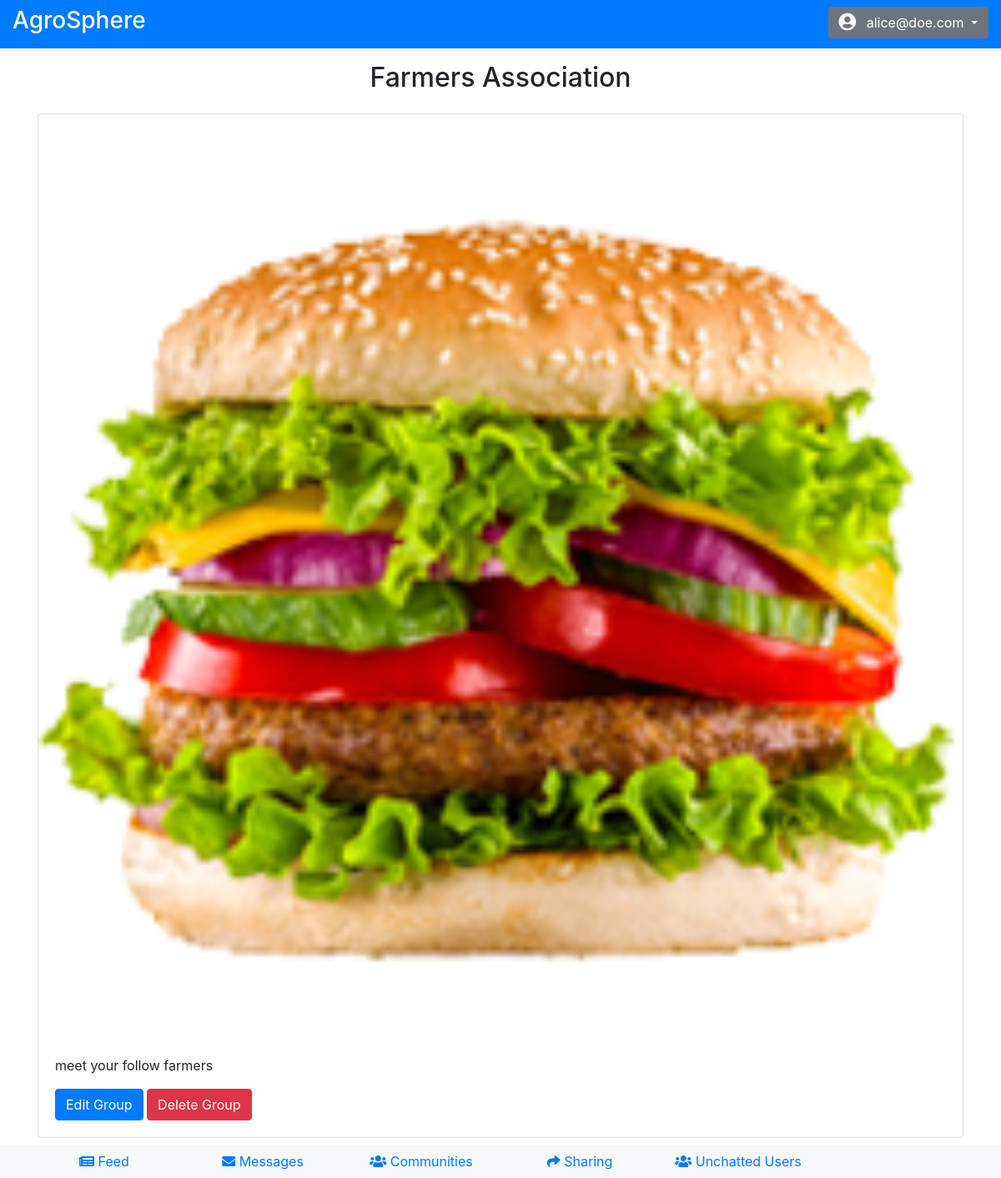
Page /chat/view_group/1/ (signed in) on the committed database.
### chat/models.py (models this page shows, shortened)
class Group(models.Model):
    name = models.CharField(max_length=255, unique=True)
    description = models.TextField()
    members = models.ManyToManyField(User)
    image = models.ImageField(upload_to='group_images/', null=True, blank=True)
    created_by = models.ForeignKey(User, on_delete=models.CASCADE, related_name='created_groups')
    created_at = models.DateTimeField(auto_now_add=True)
    admin = models.ManyToManyField(User, related_name='admin_groups', blank=True)

### chat/views.py (the view)
# urls.py: path('view_group/<int:group_id>/', views.view_group, name='view_group'),
@login_required
def view_group(request, group_id):
    group = get_object_or_404(Group, id=group_id)
    return render(request, 'chat/view_group.html', {'group': group})

### templates/chat/view_group.html (shortened to what this page needs)
{% extends 'base.html' %}
{% load static %}
{% block content %}
  <div class="container">
    <h2 class="text-center mb-4">{{ group.name }}</h2>
    <div class="card">
      <img src="{{ group.image.url }}" class="card-img-top" alt="{{ group.name }}">
      <div class="card-body">
        <p class="card-text">{{ group.description }}</p>
        <a href="{% url 'update_group' group.id %}" class="btn btn-primary">Edit Group</a>
        <a href="{% url 'delete_group' group.id %}" class="btn btn-danger">Delete Group</a>
      </div>
    </div>
  </div>
{% endblock %}

### templates/base.html (shortened to what this page needs)
<!DOCTYPE html>
{% load static %}
<html lang="en">
<head>
    <link rel="stylesheet" href="https://cdn.jsdelivr.net/npm/bootstrap@4.6.2/dist/css/bootstrap.min.css">
    <link rel="stylesheet" href="https://cdnjs.cloudflare.com/ajax/libs/font-awesome/5.15.1/css/all.min.css">
</head>
<body>
<div class="container-fluid">
    <div class="row bg-primary text-white py-2">
        <div class="col-md-6">
            <h3>{% block page_title %}AgroSphere{% endblock %}</h3>
        </div>
        <div class="col-md-6 text-right">
            {% if user.is_authenticated %}
                <div class="btn-group">
                    <button class="btn btn-secondary dropdown-toggle" type="button" id="profileDropdown" data-toggle="dropdown" aria-haspopup="true" aria-expanded="false">
                        <i class="fas fa-user-circle fa-lg mr-2"></i> {{ user.username }}
                    </button>
                </div>
            {% else %}
                <a class="btn btn-secondary" href="{% url 'login' %}">Login</a>
                <a class="btn btn-secondary ml-2" href="{% url 'signup' %}">Signup</a>
            {% endif %}
        </div>
    </div>
    <div class="row mt-3">
        <div class="col-md-12">
            {% block content %}{% endblock %}
        </div>
    </div><br><br>
</div>
<div class="fixed-bottom bg-light py-2">
    <div class="container">
        <div class="row">
            <div class="col-2 text-center">
                <a href="{% url 'feed' %}" class="d-none d-md-block">
                    <i class="fas fa-newspaper"></i> Feed
                </a>
            </div>
            <div class="col-2 text-center">
                <a href="{% url 'messages' %}" class="d-none d-md-block">
                    <i class="fas fa-envelope"></i> Messages
                </a>
            </div>
            <div class="col-2 text-center">
                <a href="{% url 'communities' %}" class="d-none d-md-block">
                    <i class="fas fa-users"></i> Communities
                </a>
            </div>
            <div class="col-2 text-center">
                <a href="{% url 'shared_items' %}" class="d-none d-md-block">
                    <i class="fas fa-share"></i> Sharing
                </a>
            </div>
            <div class="col-2 text-center">
                <a href="{% url 'unchatted_users' %}" class="d-none d-md-block">
                    <i class="fas fa-users"></i> Unchatted Users
                </a>
            </div>
        </div>
    </div>
</div>
</body>
</html>

### rows in the picture
Group: name "Farmers Association", image (picture), description "meet your follow farmers"

### other values in the picture
{{ user.username }} "alice@doe.com"
